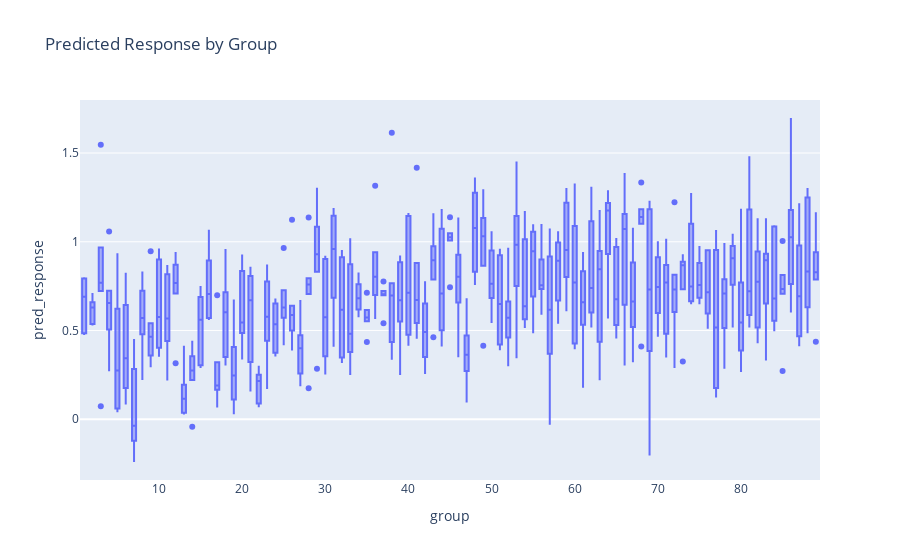

Notebook source saved alongside this figure:
### Code cell
obs = runs.get_grouped_obs()
# Plot boxplot of predicted response by group
fig = px.box(
    obs, x="group", y="pred_response", points=None, title="Predicted Response by Group"
)
fig.show()

# Plot lineplot of group means
group_means = obs.groupby("group")["pred_response"].mean().reset_index()
sns.lineplot(
    data=group_means,
    x="group",
    y="pred_response",
    marker="o",
    color="red",
    label="Mean",
)

### Figure 1 — Plotly figure (JSON) as saved in the notebook; plotly's stock layout.template omitted (floating-point values rounded to 4 significant figures; data arrays with more than 128 entries replaced by an {"elided": "..."} marker saying what was removed)
{"data": [{"alignmentgroup": "True", "hovertemplate": "group=%{x}<br>pred_response=%{y}<extra></extra>", "legendgroup": "", "marker": {"color": "#636efa"}, "name": "", "notched": false, "offsetgroup": "", "orientation": "v", "showlegend": false, "type": "box", "x": {"elided": "540 int values"}, "x0": " ", "xaxis": "x", "y": {"elided": "540 float values"}, "y0": " ", "yaxis": "y"}], "layout": {"boxmode": "group", "legend": {"tracegroupgap": 0}, "title": {"text": "Predicted Response by Group"}, "xaxis": {"anchor": "y", "domain": [0, 1], "title": {"text": "group"}}, "yaxis": {"anchor": "x", "domain": [0, 1], "title": {"text": "pred_response"}}}}
